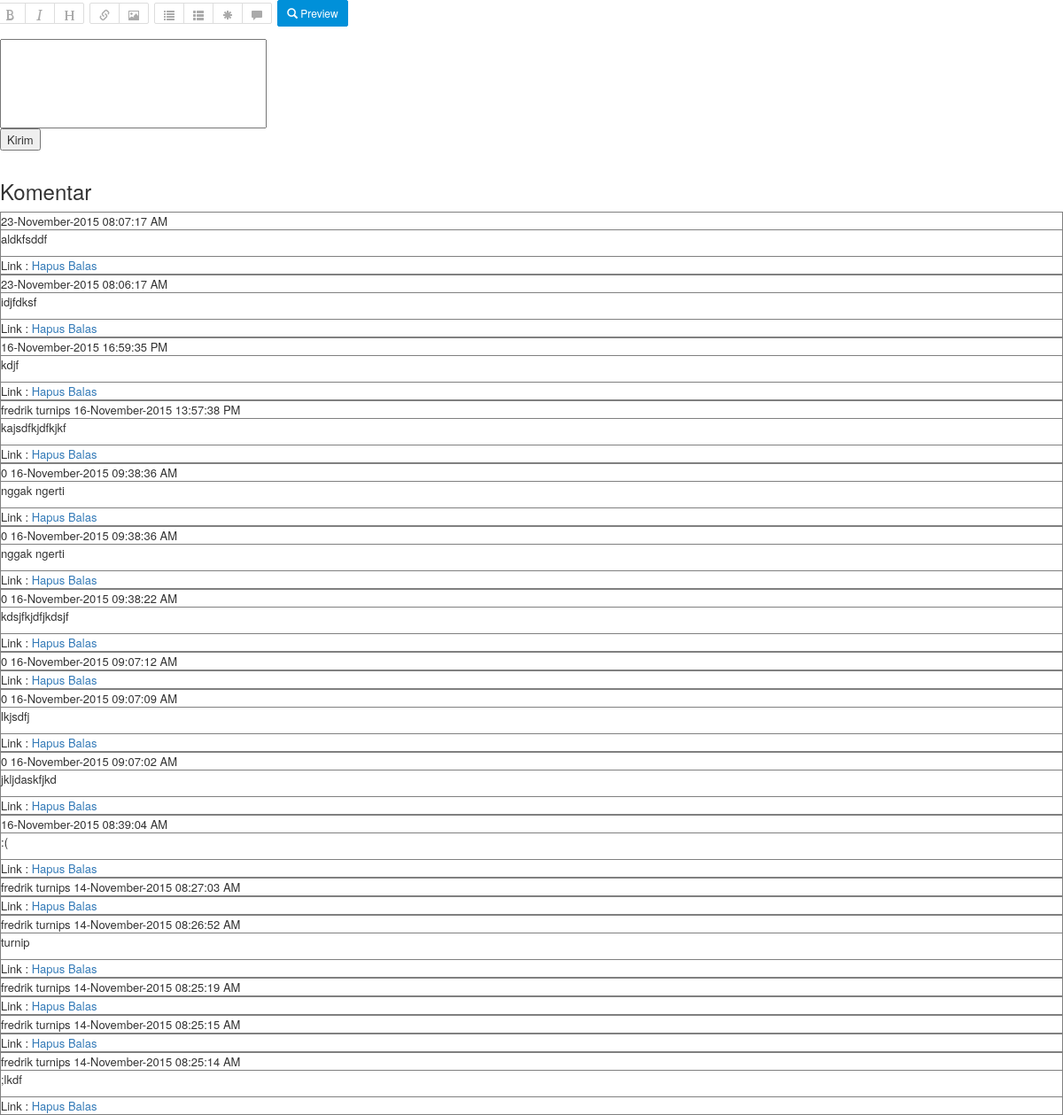
/forum/komentar.php, run on the app's committed database.
### tables this page shows
CREATE TABLE IF NOT EXISTS `tbkomunikasi` (
  `id_kom` int(11) NOT NULL,
  `tipe` int(1) NOT NULL COMMENT '0=reply, 1=forum, 2=komentar_materi',
  `id_materi` int(11) NOT NULL,
  `id_anggota` int(11) NOT NULL,
  `judul` varchar(64) NOT NULL,
  `waktu` int(11) NOT NULL,
  `isi` text NOT NULL,
  `status` int(1) NOT NULL DEFAULT '0' COMMENT '0=terbuka, 1=tertutup, 2=Dihapus',
  `balasan` text NOT NULL
);

CREATE TABLE IF NOT EXISTS `tbpengguna` (
  `id` int(11) NOT NULL,
  `username` varchar(20) DEFAULT NULL,
  `password` varchar(20) NOT NULL,
  `status` enum('user','Admin') NOT NULL,
  `nama_lengkap` varchar(30) NOT NULL,
  `e_mail` varchar(30) NOT NULL,
  `alamat` varchar(30) NOT NULL
);

### function.php (called while the page is built)
<?php
	class fungsi{
	public function idanggota_to_username($uid){
		$sql ="SELECT * FROM tbpengguna WHERE id ='$uid'";
		$data = mysql_query($sql);
		$parseuser = mysql_fetch_assoc($data);
		return $parseuser;
	}
}
$fungsi = new fungsi();
?>

### forum/komentar.php (the view, shortened to what this page needs)
<?php
include 'function.php';
include 'plugin/Parsedown.php';
$Parsedown = new Parsedown();
?>
<html>
<head>
<link href="plugin/bootstrap.min.css" type="text/css" rel="stylesheet">
<link href="plugin/bootstrap-themes.css" type="text/css" rel="stylesheet">
</head>
<body>
<table width="80%">
<tr>
	<td>
	<?php
		if (!empty($_SESSION['kutipan']))
		{
			$balasan_anggota = $fungsi->idanggota_to_username($datakutipan['id_anggota'])['nama_lengkap'];
			$isi =
			"<blockquote>
			Membalas komentar ". $balasan_anggota.
			"<p>".$_SESSION['kutipan']."</p>".
			"</blockquote>"
			;
		}
		else
		{
			$isi = null;
		}
	?>
<form action="tampil.php?id=<?php echo $row['id'] ?> " method="post">
	<textarea data-provide="markdown" name="isikomentar" cols="40"><?php echo $isi; ?>
</textarea>
	<input type="submit" name="kirimkomentar" value="Kirim">
</form>
</tr>
</table>
<h3> Komentar </h3>
<?php
$id_materi = $_GET['id'];
$sql = "select * FROM tbkomunikasi WHERE id_materi= '$id_materi' ORDER BY waktu DESC";
$data = mysql_query($sql);
while ($row = mysql_fetch_assoc($data))
{
	$namauser	= $row['id_anggota'];
	$isi		= $Parsedown -> text ($row['isi']);
?>
<table width="100%" border="1">
  <tr>
    <td><?php echo $fungsi ->idanggota_to_username($namauser)["nama_lengkap"]; ?> <?php echo date('d-F-Y H:i:s A', $row['waktu'])?></td>
  </tr>
  <tr>
    <td><?php echo $isi ?></td>
  </tr>
  <tr>
  	<td>Link : <a href="?id=<?php echo $_GET['id']; ?> &aksi=hapuskomentar&id_kom=<?php echo $row['id_kom']?>"> Hapus</a>
		<a href="?id=<?php echo $_GET['id']; ?> &aksi=balaskomentar&id_kom=<?php echo $row['id_kom']?>"> Balas</a>
	</td>
	</tr>
</table>
<?php
}
?>
</body>
</html>

### plugin/Parsedown.php (shortened to what this page needs)
<?php
class Parsedown
{
    function text($text)
    {
        $text = str_replace(array("\r\n", "\r"), "\n", $text);
        $text = trim($text, "\n");
        $lines = explode("\n", $text);
        $markup = $this->lines($lines);
        $markup = trim($markup, "\n");
        return $markup;
    }
    protected $breaksEnabled;
    protected $BlockTypes = array(
        '#' => array('Header'),
        '*' => array('Rule', 'List'),
        '+' => array('List'),
        '-' => array('SetextHeader', 'Table', 'Rule', 'List'),
        '0' => array('List'),
        '1' => array('List'),
        '2' => array('List'),
        '3' => array('List'),
        '4' => array('List'),
        '5' => array('List'),
        '6' => array('List'),
        '7' => array('List'),
        '8' => array('List'),
        '9' => array('List'),
        ':' => array('Table'),
        '<' => array('Comment', 'Markup'),
        '=' => array('SetextHeader'),
        '>' => array('Quote'),
        '[' => array('Reference'),
        '_' => array('Rule'),
        '`' => array('FencedCode'),
        '|' => array('Table'),
        '~' => array('FencedCode'),
    );
    protected $unmarkedBlockTypes = array(
        'Code',
    );
    private function lines(array $lines)
    {
        $CurrentBlock = null;
        foreach ($lines as $line)
        {
            if (chop($line) === '')
            {
                continue;
            }
            $indent = 0;
            $text = $indent > 0 ? substr($line, $indent) : $line;
            $Line = array('body' => $line, 'indent' => $indent, 'text' => $text);
            $marker = $text[0];
            $blockTypes = $this->unmarkedBlockTypes;
            if (isset($this->BlockTypes[$marker]))
            {
                foreach ($this->BlockTypes[$marker] as $blockType)
                {
                    $blockTypes []= $blockType;
                }
            }
            if (isset($CurrentBlock) and ! isset($CurrentBlock['type']) and ! isset($CurrentBlock['interrupted']))
            {
                $CurrentBlock['element']['text'] .= "\n".$text;
            }
            else
            {
                $Blocks []= $CurrentBlock;
                $CurrentBlock = $this->paragraph($Line);
                $CurrentBlock['identified'] = true;
            }
        }
        $Blocks []= $CurrentBlock;
        unset($Blocks[0]);
        $markup = '';
        foreach ($Blocks as $Block)
        {
            $markup .= "\n";
            $markup .= isset($Block['markup']) ? $Block['markup'] : $this->element($Block['element']);
        }
        $markup .= "\n";
        return $markup;
    }
    protected function paragraph($Line)
    {
        $Block = array(
            'element' => array(
                'name' => 'p',
                'text' => $Line['text'],
                'handler' => 'line',
            ),
        );
        return $Block;
    }
    protected $InlineTypes = array(
        '"' => array('SpecialCharacter'),
        '!' => array('Image'),
        '&' => array('SpecialCharacter'),
        '*' => array('Emphasis'),
        ':' => array('Url'),
        '<' => array('UrlTag', 'EmailTag', 'Markup', 'SpecialCharacter'),
        '>' => array('SpecialCharacter'),
        '[' => array('Link'),
        '_' => array('Emphasis'),
        '`' => array('Code'),
        '~' => array('Strikethrough'),
        '\\' => array('EscapeSequence'),
    );
    protected $inlineMarkerList = '!"*_&[:<>`~\\';
    public function line($text)
    {
        $markup = '';
        while ($excerpt = strpbrk($text, $this->inlineMarkerList))
        {
            $marker = $excerpt[0];
            $markerPosition = strpos($text, $marker);
            $Excerpt = array('text' => $excerpt, 'context' => $text);
            foreach ($this->InlineTypes[$marker] as $inlineType)
            {
                $Inline = $this->{'inline'.$inlineType}($Excerpt);
                if ( ! isset($Inline))
                {
                    continue;
                }
                $unmarkedText = substr($text, 0, $Inline['position']);
                $markup .= $this->unmarkedText($unmarkedText);
                $markup .= isset($Inline['markup']) ? $Inline['markup'] : $this->element($Inline['element']);
                $text = substr($text, $Inline['position'] + $Inline['extent']);
                continue 2;
            }
            $unmarkedText = substr($text, 0, $markerPosition + 1);
            $markup .= $this->unmarkedText($unmarkedText);
            $text = substr($text, $markerPosition + 1);
        }
        $markup .= $this->unmarkedText($text);
        return $markup;
    }
    protected function unmarkedText($text)
    {
        if ($this->breaksEnabled)
        {
            $text = preg_replace('/[ ]*\n/', "<br />\n", $text);
        }
        else
        {
            $text = preg_replace('/(?:[ ][ ]+|[ ]*\\\\)\n/', "<br />\n", $text);
            $text = str_replace(" \n", "\n", $text);
        }
        return $text;
    }
    protected function element(array $Element)
    {
        $markup = '<'.$Element['name'];
        if (isset($Element['text']))
        {
            $markup .= '>';
            if (isset($Element['handler']))
            {
                $markup .= $this->{$Element['handler']}($Element['text']);
            }
            else
            {
                $markup .= $Element['text'];
            }
            $markup .= '</'.$Element['name'].'>';
        }
        else
        {
            $markup .= ' />';
        }
        return $markup;
    }
}

### data on the page
tbkomunikasi: waktu "23-November-2015 08:07:17 AM", text "aldkfsddf"
tbkomunikasi: waktu "23-November-2015 08:06:17 AM", text "idjfdksf"
tbkomunikasi: waktu "16-November-2015 16:59:35 PM", text "kdjf"
tbkomunikasi: id_anggota.nama_lengkap "fredrik turnips", waktu "16-November-2015 13:57:38 PM", text "kajsdfkjdfkjkf"
tbkomunikasi: id_anggota.nama_lengkap "0", waktu "16-November-2015 09:38:36 AM", text "nggak ngerti"
tbkomunikasi: id_anggota.nama_lengkap "0", waktu "16-November-2015 09:38:36 AM", text "nggak ngerti"
tbkomunikasi: id_anggota.nama_lengkap "0", waktu "16-November-2015 09:38:22 AM", text "kdsjfkjdfjkdsjf"
tbkomunikasi: id_anggota.nama_lengkap "0", waktu "16-November-2015 09:07:12 AM"
tbkomunikasi: id_anggota.nama_lengkap "0", waktu "16-November-2015 09:07:09 AM", text "lkjsdfj"
tbkomunikasi: id_anggota.nama_lengkap "0", waktu "16-November-2015 09:07:02 AM", text "jkljdaskfjkd"
tbkomunikasi: waktu "16-November-2015 08:39:04 AM", text ": ("
tbkomunikasi: id_anggota.nama_lengkap "fredrik turnips", waktu "14-November-2015 08:27:03 AM"
tbkomunikasi: id_anggota.nama_lengkap "fredrik turnips", waktu "14-November-2015 08:26:52 AM", text "turnip"
tbkomunikasi: id_anggota.nama_lengkap "fredrik turnips", waktu "14-November-2015 08:25:19 AM"
tbkomunikasi: id_anggota.nama_lengkap "fredrik turnips", waktu "14-November-2015 08:25:15 AM"
tbkomunikasi: id_anggota.nama_lengkap "fredrik turnips", waktu "14-November-2015 08:25:14 AM", text ";lkdf"
